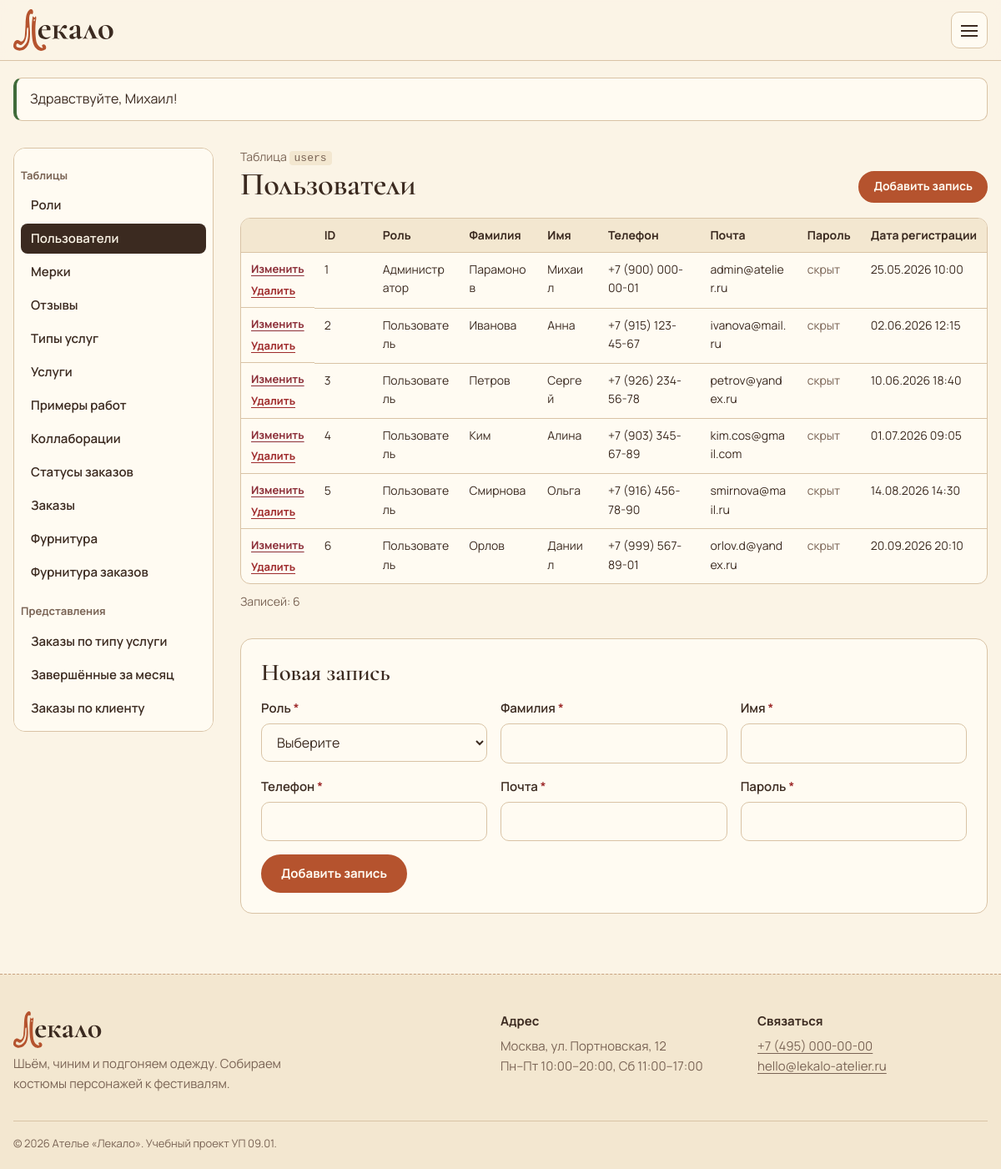
Page /admin.php?table=users (signed in) on the committed database.
### tables this page shows
CREATE TABLE users (
    id_user       INT AUTO_INCREMENT PRIMARY KEY,
    id_role       INT NOT NULL,
    last_name     VARCHAR(50) NOT NULL,
    first_name    VARCHAR(50) NOT NULL,
    phone         VARCHAR(18) NOT NULL,
    email         VARCHAR(100) NOT NULL UNIQUE,
    password_hash VARCHAR(255) NOT NULL,
    created_at    DATETIME NOT NULL DEFAULT CURRENT_TIMESTAMP,
    CONSTRAINT fk_users_roles FOREIGN KEY (id_role) REFERENCES roles (id_role)
        ON UPDATE CASCADE ON DELETE RESTRICT
);

### includes/helpers.php (called while the page is built, shortened)
<?php
require_once __DIR__ . '/db.php';
function e($value): string
{
    return htmlspecialchars((string)$value, ENT_QUOTES, 'UTF-8');
}

### includes/db.php (called while the page is built, shortened)
<?php
function db(): PDO
{
    static $pdo = null;
    if ($pdo === null) {
        $dsn = 'mysql:host=' . DB_HOST . ';dbname=' . DB_NAME . ';charset=utf8mb4';
        try {
            $pdo = new PDO($dsn, DB_USER, DB_PASS, [
                PDO::ATTR_ERRMODE            => PDO::ERRMODE_EXCEPTION,
                PDO::ATTR_DEFAULT_FETCH_MODE => PDO::FETCH_ASSOC,
                PDO::ATTR_EMULATE_PREPARES   => false,
            ]);
        } catch (PDOException $e) {
            http_response_code(503);
            exit('<p style="font-family:sans-serif;padding:24px">Нет подключения к базе данных. '
                . 'Запустите MySQL в панели XAMPP и импортируйте файл sql/sewing_atelier.sql через phpMyAdmin.</p>');
        }
    }
    return $pdo;
}
function db_all(string $sql, array $params = []): array
{
    $st = db()->prepare($sql);
    $st->execute($params);
    return $st->fetchAll();
}

### admin.php (the view, shortened to what this page needs)
<?php
require_once __DIR__ . '/includes/helpers.php';
$table = $_GET['table'] ?? '';
$view = $_GET['view'] ?? '';
function fk_options(array $ref): array
{
    [$t, $pk, $label] = $ref;
    $rows = db_all("SELECT $pk AS id, $label AS label FROM $t ORDER BY $pk");
    return array_column($rows, 'label', 'id');
}
function cell_value(array $col, $value, array $fkCache): string
{
    switch ($col['type']) {
        case 'fk':       return e($fkCache[$value] ?? $value);
        case 'password': return '<span class="admin__null">скрыт</span>';
        case 'datetime': return e(date('d.m.Y H:i', strtotime($value)));
        default:         return e($value);
    }
}
function input_for(string $name, array $col, $value, array $fkCache): string
{
    $req = !empty($col['required']) ? ' required' : '';
    $id = 'f-' . $name;
    $v = e($value ?? '');
    $attrs = '';
    if (isset($col['max']) && in_array($col['type'], ['text', 'email', 'url'], true)) $attrs .= ' maxlength="' . (int)$col['max'] . '"';
    if (isset($col['pattern'])) $attrs .= ' data-pattern="' . e($col['pattern']) . '" data-pattern-message="Формат: +7 (900) 123-45-67" data-phone-mask';
    switch ($col['type']) {
        case 'fk':
            $html = '<select class="form__select" id="' . $id . '" name="' . $name . '"' . $req . '><option value="">Выберите</option>';
            foreach ($fkCache as $k => $label) {
                $html .= '<option value="' . e($k) . '"' . ((string)$k === (string)$value ? ' selected' : '') . '>' . e($label) . '</option>';
            }
            return $html . '</select>';
        case 'password':
            return '<input class="form__input" id="' . $id . '" name="password" type="password" autocomplete="new-password" maxlength="64"' . ($value === null ? ' required' : '') . ' data-pattern="^(?=.*[A-Za-z])(?=.*\d)[A-Za-z\d]{8,}$" data-pattern-message="Не менее 8 символов: латиница и цифры.">';
        case 'email':
            return '<input class="form__input" id="' . $id . '" name="' . $name . '" type="email"' . $req . $attrs . ' value="' . $v . '">';
        default:
            return '<input class="form__input" id="' . $id . '" name="' . $name . '"' . $req . $attrs . ' value="' . $v . '">';
    }
}
require __DIR__ . '/includes/header.php';
?>
<div class="admin">
    <aside class="admin__aside">
        <nav class="side-menu" aria-label="Таблицы базы данных">
            <p class="side-menu__title">Таблицы</p>
<?php foreach (ADMIN_TABLES as $key => $t): ?>
            <a class="side-menu__link<?= $table === $key ? ' side-menu__link--active' : '' ?>" href="admin.php?table=<?= $key ?>"><?= e($t['title']) ?></a>
<?php endforeach; ?>
            <p class="side-menu__title">Представления</p>
<?php foreach (ADMIN_VIEWS as $key => $v): ?>
            <a class="side-menu__link<?= $view === $key ? ' side-menu__link--active' : '' ?>" href="admin.php?view=<?= $key ?>"><?= e($v['title']) ?></a>
<?php endforeach; ?>
        </nav>
    </aside>
    <div class="admin__main">
<?php if (isset(ADMIN_VIEWS[$view])):
    $cfg = ADMIN_VIEWS[$view];
    $filter = trim($_GET['f'] ?? '');
    if (!empty($cfg['filter']) && $filter !== '') {
        $rows = db_all("SELECT * FROM $view WHERE {$cfg['filter']} = ?", [$filter]);
    } else {
        $rows = db_all("SELECT * FROM $view");
    }
    $cols = $rows ? array_keys($rows[0]) : [];
?>
        <header class="admin__head">
            <div>
                <p class="admin__kind">Представление <code><?= e($view) ?></code>, только просмотр</p>
                <h1 class="admin__title"><?= e($cfg['title']) ?></h1>
            </div>
<?php if (!empty($cfg['filter'])): ?>
            <form class="admin__filter" method="get">
                <input type="hidden" name="view" value="<?= e($view) ?>">
                <label class="form__label" for="f"><?= e($cfg['filter_label']) ?></label>
                <select class="form__select" id="f" name="f" onchange="this.form.submit()">
                    <option value="">Все</option>
<?php foreach (db()->query($cfg['options'])->fetchAll(PDO::FETCH_COLUMN) as $opt): ?>
                    <option<?= $opt === $filter ? ' selected' : '' ?>><?= e($opt) ?></option>
<?php endforeach; ?>
                </select>
                <noscript><button class="button button--small" type="submit">Показать</button></noscript>
            </form>
<?php endif; ?>
        </header>
        <div class="table-wrap">
            <table class="table">
                <thead class="table__head"><tr>
<?php foreach ($cols as $c): ?>
                    <th class="table__cell table__cell--head" scope="col"><?= e(VIEW_COLUMNS[$c] ?? $c) ?></th>
<?php endforeach; ?>
                </tr></thead>
                <tbody>
<?php if (!$rows): ?>
                    <tr><td class="table__empty">Записей нет.</td></tr>
<?php endif; ?>
<?php foreach ($rows as $r): ?>
                    <tr class="table__row">
<?php foreach ($r as $c => $val): ?>
                        <td class="table__cell"><?= str_ends_with($c, '_date') ? date_ru($val) : ($c === 'total_price' || $c === 'price' ? money($val) : e($val ?? '—')) ?></td>
<?php endforeach; ?>
                    </tr>
<?php endforeach; ?>
                </tbody>
            </table>
        </div>
        <p class="admin__count">Записей: <?= count($rows) ?></p>
<?php else:
    $cfg = ADMIN_TABLES[$table];
    $pk = $cfg['pk'];
    $fk = [];
    foreach ($cfg['columns'] as $name => $col) {
        if ($col['type'] === 'fk') $fk[$name] = fk_options($col['ref']);
    }
    $rows = db_all("SELECT * FROM $table ORDER BY $pk");
    $editId = isset($_GET['edit']) ? (int)$_GET['edit'] : 0;
    $editRow = $editId ? db_one("SELECT * FROM $table WHERE $pk = ?", [$editId]) : null;
?>
        <header class="admin__head">
            <div>
                <p class="admin__kind">Таблица <code><?= e($table) ?></code></p>
                <h1 class="admin__title"><?= e($cfg['title']) ?></h1>
            </div>
            <a class="button button--small" href="admin.php?table=<?= $table ?>#record-form">Добавить запись</a>
        </header>
        <div class="table-wrap">
            <table class="table">
                <thead class="table__head"><tr>
                    <th class="table__cell table__cell--head" scope="col"><span class="visually-hidden">Действия</span></th>
                    <th class="table__cell table__cell--head" scope="col">ID</th>
<?php foreach ($cfg['columns'] as $col): ?>
                    <th class="table__cell table__cell--head" scope="col"><?= e($col['label']) ?></th>
<?php endforeach; ?>
                </tr></thead>
                <tbody>
<?php foreach ($rows as $r): ?>
                    <tr class="table__row<?= $editId === (int)$r[$pk] ? ' admin__row--editing' : '' ?>">
                        <td class="table__cell table__cell--actions">
                            <a class="admin__action" href="admin.php?table=<?= $table ?>&amp;edit=<?= (int)$r[$pk] ?>#record-form">Изменить</a>
                            <form class="admin__delete" action="handlers/admin-delete.php" method="post" data-confirm="Удалить запись №<?= (int)$r[$pk] ?>?">
                                <button class="admin__action admin__action--danger" type="submit">Удалить</button>
                            </form>
                        </td>
                        <td class="table__cell"><?= (int)$r[$pk] ?></td>
<?php foreach ($cfg['columns'] as $name => $col): ?>
                        <td class="table__cell"><?= cell_value($col, $r[$name], $fk[$name] ?? []) ?></td>
<?php endforeach; ?>
                    </tr>
<?php endforeach; ?>
                </tbody>
            </table>
        </div>
        <p class="admin__count">Записей: <?= count($rows) ?></p>
        <section class="admin__form-box" id="record-form">
            <h2 class="admin__subtitle"><?= $editRow ? 'Изменить запись №' . (int)$editRow[$pk] : 'Новая запись' ?></h2>
            <form class="form admin__form" action="handlers/admin-save.php" method="post" data-validate>
                <div class="admin__fields">
<?php foreach ($cfg['columns'] as $name => $col):
    if (!empty($col['auto'])) continue;
    $val = $editRow[$name] ?? null;
    if ($col['type'] === 'password') $val = $editRow ? '' : null; ?>
                    <div class="form__field<?= $col['type'] === 'textarea' ? ' admin__field--wide' : '' ?>">
                        <label class="form__label" for="f-<?= $name ?>"><?= e($col['label']) ?><?= !empty($col['required']) || ($col['type'] === 'password' && !$editRow) ? ' <span class="form__required">*</span>' : '' ?></label>
                        <?= input_for($name, $col, $val, $fk[$name] ?? []) ?>
                    </div>
<?php endforeach; ?>
                </div>
                <div class="form__actions">
                    <button class="button" type="submit"><?= $editRow ? 'Сохранить изменения' : 'Добавить запись' ?></button>
                </div>
            </form>
        </section>
<?php endif; ?>
    </div>
</div>
<?php require __DIR__ . '/includes/footer.php'; ?>

### assets/css/base/themes.css (style rules this page uses)
:root, [data-theme="paper"] { --color-bg: #FBF4E6; --color-surface: #FFFBF2; --color-surface-2: #F3E7D0; --color-text: #3B2A20; --color-muted: #7A6455; --color-accent: #B5532E; --color-accent-2: #8C2F39; --color-on-accent: #FFFBF2; --color-link: #8C2F39; --color-line: #D9C3A5; --color-seam: #C8A27F; --color-focus: #8C2F39; --color-success: #3F6B3A; --color-error: #9E2A2B; --hero-bg: radial-gradient(120% 90% at 85% 0%, #F3E2C2 0%, transparent 60%), var(--color-bg); --tape-bg: #E9C46A; --tape-ink: #3B2A20; color-scheme: light; }

### assets/css/base/typography.css (style rules this page uses)
:root { --font-display: "Cormorant Garamond", "Times New Roman", serif; --font-body: "Manrope", "Segoe UI", Arial, sans-serif; --text-sm: .875rem; --text-base: 1rem; --text-lg: 1.1875rem; --text-h3: 1.5rem; --text-h2: clamp(1.9rem, 3.2vw, 2.6rem); --text-h1: clamp(2.6rem, 6vw, 4.6rem); }
body { font-family: var(--font-body); font-size: var(--text-base); line-height: 1.6; color: var(--color-text); background: var(--color-bg); }
h1, h2, h3 { font-family: var(--font-display); font-weight: 600; line-height: 1.1; letter-spacing: -.01em; }
h1 { font-size: var(--text-h1); }
h2 { font-size: var(--text-h2); }
a { color: var(--color-link); text-underline-offset: .18em; }

### assets/css/base/layout.css (style rules this page uses)
.page { position: relative; min-height: 100vh; display: flex; flex-direction: column; transition: background-color .3s, color .3s; }

### assets/css/blocks/button.css (style rules this page uses)
.button { display: inline-flex; align-items: center; justify-content: center; gap: 8px; min-height: 46px; padding: 10px 22px; border: 2px solid var(--color-accent); border-radius: 999px; background: var(--color-accent); color: var(--color-on-accent); font-weight: 700; font-size: .9375rem; text-decoration: none; line-height: 1.2; white-space: nowrap; transition: transform .15s, background-color .15s; }
.button--small { min-height: 38px; padding: 6px 16px; font-size: .875rem; }

### assets/css/blocks/table.css (style rules this page uses)
.table-wrap { overflow-x: auto; border: 1px solid var(--color-line); border-radius: 12px; background: var(--color-surface); }
.table { width: 100%; font-size: .9375rem; }
.table__head { background: var(--color-surface-2); }
.table__cell { padding: 11px 14px; text-align: left; border-bottom: 1px solid var(--color-line); vertical-align: top; }
.table__cell--head { font-weight: 700; white-space: nowrap; }
.table__cell--actions { white-space: nowrap; }
.table__row:last-child .table__cell { border-bottom: 0; }

### assets/css/blocks/form.css (style rules this page uses)
.form { display: grid; gap: 16px; }
.form__field { display: grid; gap: 6px; align-content: start; }
.form__label { font-weight: 600; font-size: .9375rem; }
.form__required { color: var(--color-error); }
.form__input, .form__select, .form__textarea { width: 100%; min-height: 46px; padding: 10px 14px; border: 1.5px solid var(--color-line); border-radius: 10px; background: var(--color-surface); color: var(--color-text); }
.form__actions { display: flex; gap: 12px; flex-wrap: wrap; align-items: center; }

### assets/css/blocks/side-menu.css (style rules this page uses)
.side-menu { display: grid; gap: 4px; align-content: start; }
.side-menu__title { font-size: .8125rem; color: var(--color-muted); font-weight: 700; margin: 14px 0 4px; }
.side-menu__link { display: block; padding: 9px 12px; border-radius: 8px; color: var(--color-text); text-decoration: none; font-weight: 600; font-size: .9375rem; }
.side-menu__link--active { background: var(--color-text); color: var(--color-bg); }

### rows in the picture
users: id_user "1", id_role "Администратор", last_name "Парамонов", first_name "Михаил", phone "+7 (900) 000-00-01", email "admin@atelier.ru", created_at "25.05.2026 10:00"
users: id_user "2", id_role "Пользователь", last_name "Иванова", first_name "Анна", phone "+7 (915) 123-45-67", email "ivanova@mail.ru", created_at "02.06.2026 12:15"
users: id_user "3", id_role "Пользователь", last_name "Петров", first_name "Сергей", phone "+7 (926) 234-56-78", email "petrov@yandex.ru", created_at "10.06.2026 18:40"
users: id_user "4", id_role "Пользователь", last_name "Ким", first_name "Алина", phone "+7 (903) 345-67-89", email "kim.cos@gmail.com", created_at "01.07.2026 09:05"
users: id_user "5", id_role "Пользователь", last_name "Смирнова", first_name "Ольга", phone "+7 (916) 456-78-90", email "smirnova@mail.ru", created_at "14.08.2026 14:30"
users: id_user "6", id_role "Пользователь", last_name "Орлов", first_name "Даниил", phone "+7 (999) 567-89-01", email "orlov.d@yandex.ru", created_at "20.09.2026 20:10"

### other values in the picture
$f['text'] "Здравствуйте, Михаил!"
$t['title'] "Роли"
$t['title'] "Пользователи"
$t['title'] "Мерки"
$t['title'] "Отзывы"
$t['title'] "Типы услуг"
$t['title'] "Услуги"
$t['title'] "Примеры работ"
$t['title'] "Коллаборации"
$t['title'] "Статусы заказов"
$t['title'] "Заказы"
$t['title'] "Фурнитура"
$t['title'] "Фурнитура заказов"
$v['title'] "Заказы по типу услуги"
$v['title'] "Завершённые за месяц"
